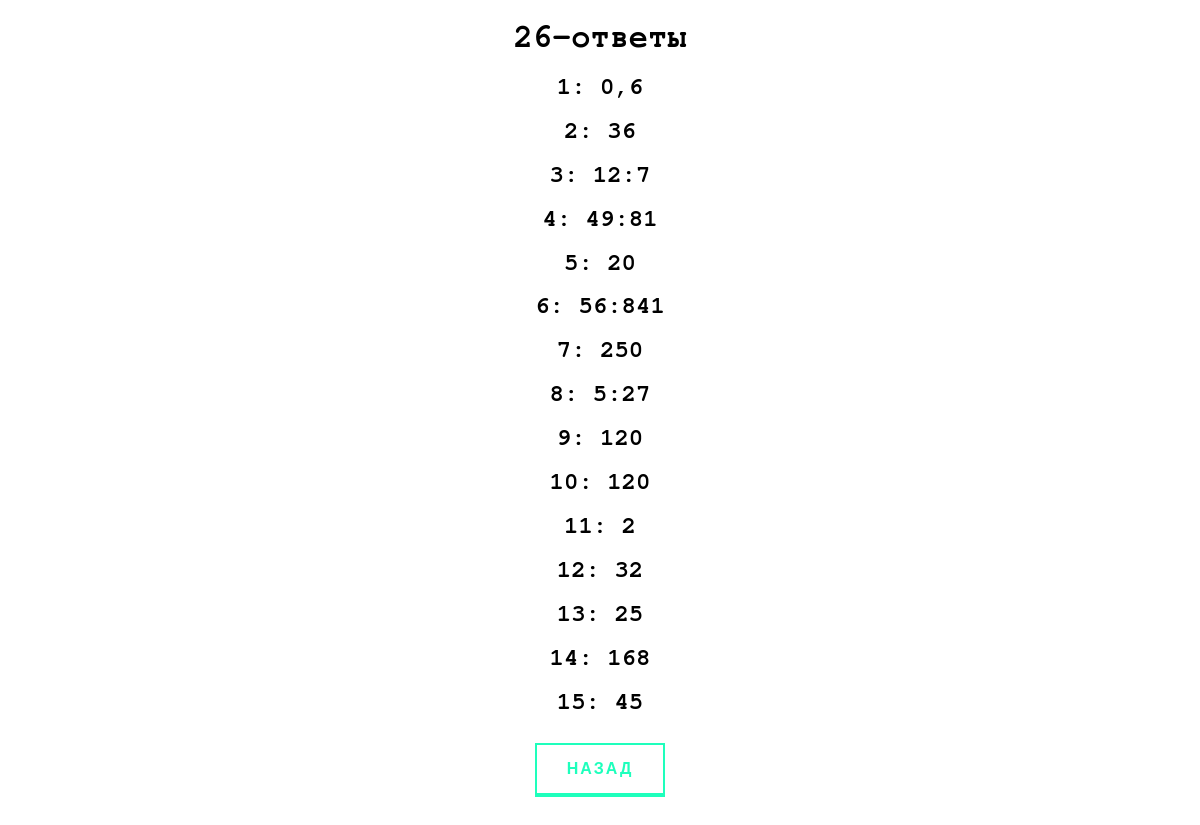
Page /26/answers on the committed database.
### tables this page shows
CREATE TABLE `26` (
	`ID`	INTEGER NOT NULL PRIMARY KEY AUTOINCREMENT UNIQUE,
	`task`	TEXT NOT NULL,
	`answer`	TEXT NOT NULL
);

### main.py (the view)
@app.route('/26/answers')
def sixth_ans():
    con = sqlite3.connect("tasks.db")
    cur = con.cursor()
    string = """SELECT * FROM '26'"""
    res = cur.execute(string).fetchall()
    result = [elem[2] for elem in res]
    answer_1, answer_2, answer_3, answer_4, answer_5, answer_6, answer_7, answer_8, answer_9, answer_10, answer_11, \
        answer_12, answer_13, answer_14, answer_15 = result
    con.close()
    return render_template('26_ans.html', link=url_for('static', filename='css/style.css'), ans_1=answer_1,
                           ans_2=answer_2, ans_3=answer_3, ans_4=answer_4, ans_5=answer_5, ans_6=answer_6,
                           ans_7=answer_7, ans_8=answer_8, ans_9=answer_9, ans_10=answer_10, ans_11=answer_11,
                           ans_12=answer_12, ans_13=answer_13, ans_14=answer_14, ans_15=answer_15)

### templates/26_ans.html (shortened to what this page needs)
<!doctype html>
<html lang="en">
<head>
    <link rel="stylesheet" type="text/css" href={{link}} />
</head>
<body>
<h1>26-ответы</h1>
<h2>1: {{ans_1}}</h2>
<h2>2: {{ans_2}}</h2>
<h2>3: {{ans_3}}</h2>
<h2>4: {{ans_4}}</h2>
<h2>5: {{ans_5}}</h2>
<h2>6: {{ans_6}}</h2>
<h2>7: {{ans_7}}</h2>
<h2>8: {{ans_8}}</h2>
<h2>9: {{ans_9}}</h2>
<h2>10: {{ans_10}}</h2>
<h2>11: {{ans_11}}</h2>
<h2>12: {{ans_12}}</h2>
<h2>13: {{ans_13}}</h2>
<h2>14: {{ans_14}}</h2>
<h2>15: {{ans_15}}</h2>
<p>
    <a href="/26">Назад</a>
</p>
</body>
</html>

### static/css/style.css (style rules this page uses)
h1 { font-family: 'FreeMono', sans-serif; text-align: center; font-weight: bold }
h2 { font-family: 'FreeMono', sans-serif; text-align: center; }
p { text-align: center }
body { background: url(https://html5book.ru/wp-content/uploads/2015/10/background54.png) }
a { text-decoration: none; outline: none; display: inline-block; margin: 10px 20px; padding: 15px 30px; overflow: hidden; border: 2px solid; border-bottom-width: 4px; font-family: 'Montserrat', sans-serif; text-transform: uppercase; font-weight: bold; letter-spacing: 2px; color: rgba(30,255,188,1); background: rgba(255,255,255,1); transition: color .3s, background .5s; }

### rows in the picture
26: answer "0,6"
26: answer "36"
26: answer "12:7"
26: answer "49:81"
26: answer "20"
26: answer "56:841"
26: answer "250"
26: answer "5:27"
26: answer "120"
26: answer "120"
26: answer "32"
26: answer "25"
26: answer "168"
26: answer "45"

### other values in the picture
{{ ans_11 }} "2"
